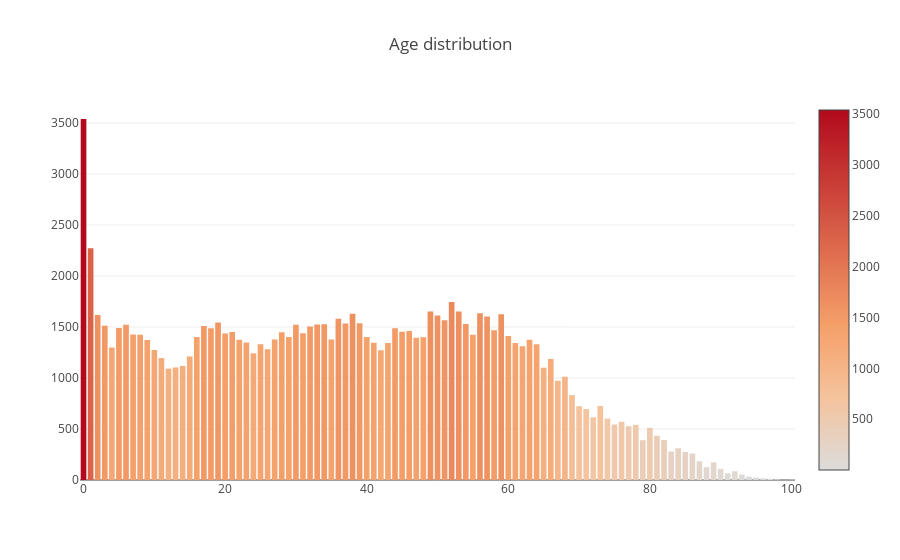

The code cell stored with this chart in its notebook:
### Code cell
plt.figure(figsize=(13,7))
plt.scatter(range(df.shape[0]), np.sort(df.Age.values))
plt.xlabel('index', fontsize=12)
plt.ylabel('Age', fontsize=12)
plt.show()

cnt_srs = df['Age'].value_counts()
trace = go.Bar(
    x=cnt_srs.index,
    y=cnt_srs.values,
    marker=dict(
        #color = np.random.randn(500), #set color equal to a variable
        color = cnt_srs.values,
        colorscale='Viridius',
        showscale=True
    ),
)
layout = go.Layout(
    title='Age distribution'    
)
data = [trace]
fig = go.Figure(data=data, layout=layout)
py.iplot(fig, filename="age")

### Figure 1 — Plotly figure (JSON) as saved in the notebook; plotly's stock layout.template omitted (floating-point values rounded to 4 significant figures)
{"data": [{"marker": {"color": [3539, 2273, 1746, 1652, 1651, 1635, 1629, 1624, 1618, 1613, 1603, 1580, 1567, 1545, 1536, 1533, 1530, 1526, 1524, 1521, 1521, 1513, 1509, 1505, 1489, 1487, 1487, 1469, 1460, 1453, 1452, 1448, 1439, 1437, 1427, 1425, 1424, 1411, 1403, 1402, 1402, 1399, 1394, 1378, 1377, 1376, 1374, 1372, 1349, 1346, 1344, 1343, 1332, 1331, 1312, 1299, 1283, 1274, 1272, 1242, 1211, 1195, 1187, 1118, 1103, 1101, 1092, 1012, 973, 832, 725, 724, 695, 615, 602, 571, 544, 541, 527, 511, 434, 392, 390, 311, 280, 275, 260, 184, 173, 126, 109, 86, 66, 53, 33, 24, 17, 11, 6, 4, 1], "colorscale": "Viridius", "showscale": true}, "type": "bar", "x": [0, 1, 52, 49, 53, 56, 38, 59, 2, 50, 57, 36, 51, 19, 39, 37, 54, 34, 33, 6, 30, 3, 17, 32, 5, 18, 44, 58, 46, 45, 21, 28, 31, 20, 7, 55, 8, 60, 29, 40, 16, 48, 47, 35, 27, 22, 63, 9, 23, 41, 43, 61, 25, 64, 62, 4, 26, 10, 42, 24, 15, 11, 66, 14, 13, 65, 12, 68, 67, 69, 73, 70, 71, 72, 74, 76, 75, 78, 77, 80, 81, 82, 79, 84, 83, 85, 86, 87, 89, 88, 90, 92, 91, 93, 94, 95, 96, 97, 98, 100, 99], "y": [3539, 2273, 1746, 1652, 1651, 1635, 1629, 1624, 1618, 1613, 1603, 1580, 1567, 1545, 1536, 1533, 1530, 1526, 1524, 1521, 1521, 1513, 1509, 1505, 1489, 1487, 1487, 1469, 1460, 1453, 1452, 1448, 1439, 1437, 1427, 1425, 1424, 1411, 1403, 1402, 1402, 1399, 1394, 1378, 1377, 1376, 1374, 1372, 1349, 1346, 1344, 1343, 1332, 1331, 1312, 1299, 1283, 1274, 1272, 1242, 1211, 1195, 1187, 1118, 1103, 1101, 1092, 1012, 973, 832, 725, 724, 695, 615, 602, 571, 544, 541, 527, 511, 434, 392, 390, 311, 280, 275, 260, 184, 173, 126, 109, 86, 66, 53, 33, 24, 17, 11, 6, 4, 1]}], "layout": {"title": "Age distribution"}}
